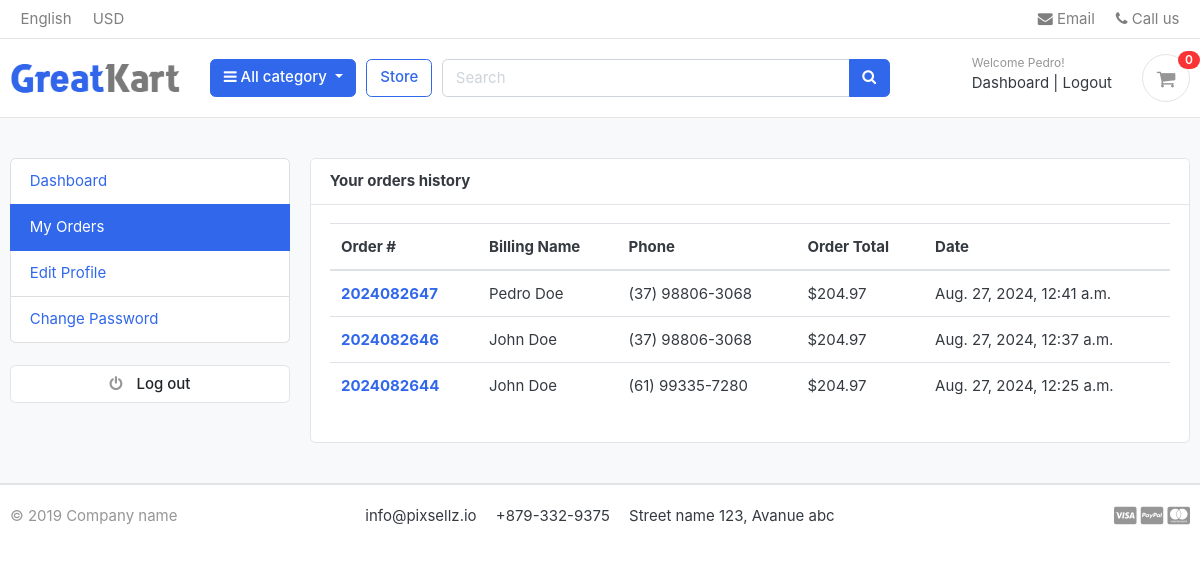
The app's page /accounts/my_orders/ (signed in), older data.
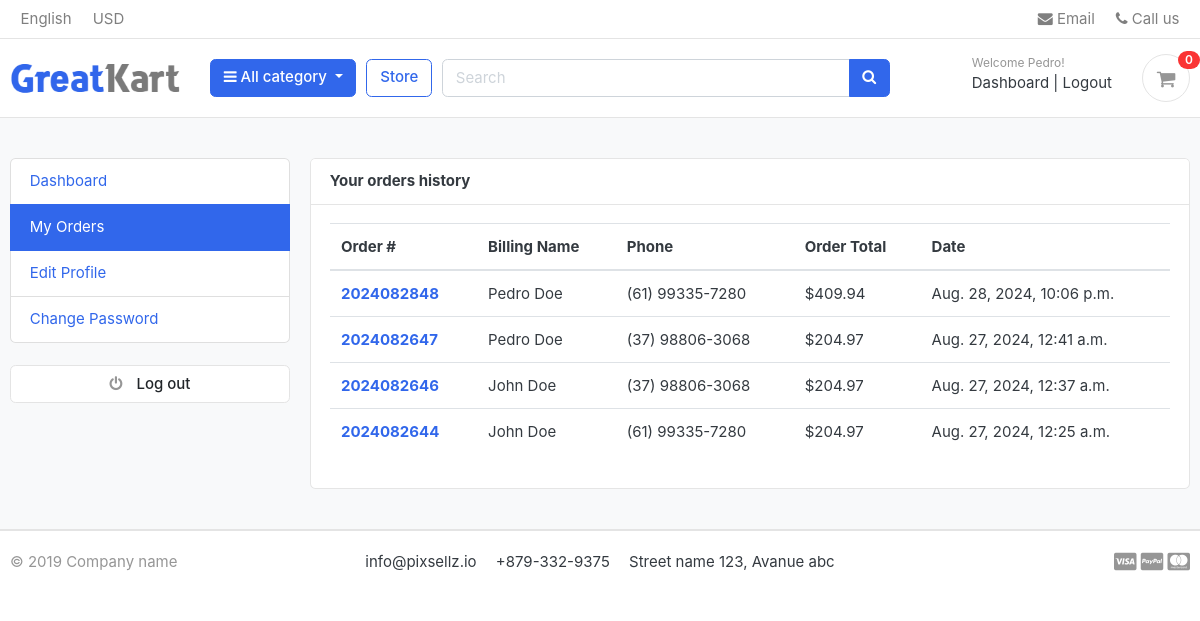
The same page, newer data.
### accounts/models.py (models this page shows, shortened)
class Account(AbstractBaseUser):
    first_name = models.CharField(max_length=50)
    last_name = models.CharField(max_length=50)
    username = models.CharField(max_length=50, unique=True)
    email = models.EmailField(max_length=100, unique=True)
    phone_number = models.CharField(max_length=50)
    date_joined = models.DateTimeField(auto_now_add=True)
    last_login = models.DateTimeField(auto_now_add=True)
    is_admin = models.BooleanField(default=False)
    is_staff = models.BooleanField(default=False)
    is_active = models.BooleanField(default=False)
    is_superadmin = models.BooleanField(default=False)
    USERNAME_FIELD = 'email'
    REQUIRED_FIELDS = ['username', 'first_name', 'last_name']
    objects = MyAccountManager()

### orders/models.py (models this page shows, shortened)
class Order(models.Model):
    STATUS =(
        ('New', 'New'),
        ('Accepted', 'Accepted'),
        ('Completed', 'Completed'),
        ('Cancelled', 'Cancelled'),
    )
    user           = models.ForeignKey(Account, on_delete=models.SET_NULL, null=True)
    payment        = models.ForeignKey(Payment, on_delete=models.SET_NULL, blank=True, null=True)
    order_number   = models.CharField(max_length=20)
    first_name     = models.CharField(max_length=50)
    last_name      = models.CharField(max_length=50)
    phone          = models.CharField(max_length=15)
    email          = models.EmailField(max_length=50)
    address_line_1 = models.CharField(max_length=50)
    address_line_2 = models.CharField(max_length=50, blank=True)
    country        = models.CharField(max_length=50)
    state          = models.CharField(max_length=50)
    city           = models.CharField(max_length=50)
    order_note     = models.CharField(max_length=100, blank=True)
    order_total    = models.FloatField()
    tax            = models.FloatField()
    status         = models.CharField(max_length=10, choices=STATUS, default='New')
    ip             = models.CharField(blank=True, max_length=20)
    is_ordered     = models.BooleanField(default=False)
    created_at     = models.DateTimeField(auto_now_add=True)
    updated_at     = models.DateTimeField(auto_now=True)
    def full_name(self):
        return f'{self.first_name} {self.last_name}'

### accounts/views.py (the view)
# urls.py: path('my_orders/', views.my_orders, name='my_orders'),
@login_required(login_url='login')
def my_orders(request):
    orders = Order.objects.filter(user=request.user, is_ordered=True).order_by('-created_at')
    context = {
        'orders': orders
    }
    return render(request, 'accounts/my_orders.html', context)

### carts/context_processors.py (called while the page is built)
def counter(request):
    cart_count = 0
    if 'admin' in request.path:
        return {}
    else:
        try:
            cart = Cart.objects.filter(cart_id=_cart_id(request))
            if request.user.is_authenticated:
                cart_items = CartItem.objects.all().filter(user=request.user)
            else:
                cart_items = CartItem.objects.all().filter(cart=cart[:1])
            for cart_item in cart_items:
                cart_count += cart_item.quantity
        except Cart.DoesNotExist:
            cart_count = 0
    return dict(cart_count=cart_count)

### carts/views.py (called while the page is built)
def _cart_id(request):
    cart = request.session.session_key
    if not cart:
        cart = request.session.create()
    return cart

### category/context_processors.py (called while the page is built)
def menu_links(request):
    links = Category.objects.all()
    return dict(links=links)

### category/models.py (called while the page is built)
    def get_url(self):
        return reverse('store:products_by_category', args=[self.slug])

### templates/accounts/my_orders.html (shortened to what this page needs)
{% extends "base.html" %}
{% block content %}
<section class="section-conten padding-y bg">
    <div class="container">
        <div class="row">
            {% include "includes/dashboard_sidebar.html" %}
            <main class="col-md-9">
                <article class="card">
                    <header class="card-header">
                        <strong class="d-inline-block mr-3"> Your orders history </strong>
                    </header>
                    <div class="card-body">
                        <div class="row">
                            <div class="col-md-12">
                                <table class="table table-hover">
                                    <thead>
                                      <tr>
                                        <th scope="col">Order #</th>
                                        <th scope="col">Billing Name</th>
                                        <th scope="col">Phone</th>
                                        <th scope="col">Order Total</th>
                                        <th scope="col">Date</th>
                                      </tr>
                                    </thead>
                                    <tbody>
                                        {% for order in orders %}
                                            <tr>
                                                <th scope="row"><a href="{% url 'order_detail' order.order_number %}">{{ order.order_number }}</a></th>
                                                <td>{{ order.full_name }}</td>
                                                <td>{{ order.phone }}</td>
                                                <td>${{ order.order_total }}</td>
                                                <td>{{ order.created_at }}</td>
                                            </tr>
                                        {% endfor %}
                                    </tbody>
                                  </table>
                            </div>
                        </div>
                    </div>
                </article>
            </main>
        </div>
    </div>
</section>
{% endblock content %}

### templates/base.html (shortened to what this page needs)
{% load static %}
<!DOCTYPE HTML>
<html lang="en">
<head>
    <link href="{% static 'css/bootstrap.css' %}" rel="stylesheet" type="text/css"/>
    <link href="{% static 'fonts/fontawesome/css/all.min.css' %}" type="text/css" rel="stylesheet">
    <link href="{% static 'css/ui.css' %}" rel="stylesheet" type="text/css"/>
    <link href="{% static 'css/responsive.css' %}" rel="stylesheet" media="only screen and (max-width: 1200px)" />
    <link href="{% static 'css/custom.css' %}" rel="stylesheet" type="text/css"/>
    <link rel="stylesheet" href="https://cdnjs.cloudflare.com/ajax/libs/font-awesome/4.7.0/css/font-awesome.min.css">
</head>
<body>
    {% include "includes/navbar.html" %}
    {% block content %}{% endblock content %}
    {% include "includes/footer.html" %}

### templates/includes/navbar.html (shortened to what this page needs)
{% load static %}
<header class="section-header">
    <nav class="navbar p-md-0 navbar-expand-sm navbar-light border-bottom">
        <div class="container">
            <div class="collapse navbar-collapse" id="navbarTop4">
                <ul class="navbar-nav mr-auto">
                    <li class="nav-item dropdown">
                        <a href="#" class="nav-link">   English </a>
                    </li>
                    <li class="nav-item dropdown">
                        <a href="#" class="nav-link"> USD </a>
                    </li>
                </ul>
                <ul class="navbar-nav">
                    <li><a href="#" class="nav-link"> <i class="fa fa-envelope"></i> Email </a></li>
                    <li><a href="#" class="nav-link"> <i class="fa fa-phone"></i> Call us </a></li>
                </ul>
            </div>
        </div>
    </nav>
    <section class="header-main border-bottom">
        <div class="container">
            <div class="row align-items-center">
                <div class="col-lg-2 col-md-3 col-6">
                    <a href="{% url 'home' %}" class="brand-wrap">
                        <img class="logo" src="{% static './images/logo.png' %}">
                    </a>
                </div>
                <div class="col-lg col-sm col-md col-6 flex-grow-0">
                    <div class="category-wrap dropdown d-inline-block float-right">
                        <button type="button" class="btn btn-primary dropdown-toggle" data-toggle="dropdown">
                            <i class="fa fa-bars"></i> All category
                        </button>
                    </div>
                </div>
                <a href="{% url 'store:store' %}" class="btn btn-outline-primary">Store</a>
                <div class="col-lg  col-md-6 col-sm-12 col">
                    <form action="{% url 'store:search' %}" class="search" method='GET'>
                        <div class="input-group w-100">
                            <input type="text" class="form-control" style="width:60%;" placeholder="Search" name="keyword" required>
                            <div class="input-group-append">
                            <button class="btn btn-primary" type="submit">
                                <i class="fa fa-search"></i>
                            </button>
                            </div>
                        </div>
                    </form>
                </div>
                <div class="col-lg-3 col-sm-6 col-8 order-2 order-lg-3">
                    <div class="d-flex justify-content-end mb-3 mb-lg-0">
                        {% if user.id is None %}
                            <div class="widget-header">
                                <small class="title text-muted">Welcome guest!</small>
                                <div>
                                    <a href="{% url 'login' %}">Sign in</a> <span class="dark-transp"> | </span>
                                    <a href="{% url 'register' %}"> Register</a>
                                </div>
                            </div>
                        {% else %}
                            <div class="widget-header">
                                <small class="title text-muted">Welcome {{ user.first_name }}!</small>
                                <div>
                                    <a href="{% url 'dashboard' %}">Dashboard</a> <span class="dark-transp"> | </span>
                                    <a href="{% url 'logout' %}"> Logout</a>
                                </div>
                            </div>
                        {% endif %}
                        <a href="{% url 'cart' %}" class="widget-header pl-3 ml-3">
                            <div class="icon icon-sm rounded-circle border"><i class="fa fa-shopping-cart"></i></div>
                            <span class="badge badge-pill badge-danger notify">{{ cart_count }}</span>
                        </a>
                    </div>
                </div>
            </div>
        </div>
    </section>
</header>

### templates/includes/dashboard_sidebar.html
<aside class="col-md-3">
    <ul class="list-group">
        <a class="list-group-item {% if '/accounts/' == request.path %} active {% endif %}" href="{% url 'dashboard' %}"> Dashboard </a>
        <a class="list-group-item {% if '/my_orders/' in request.path %} active {% endif %}" href="{% url 'my_orders' %}"> My Orders </a>
        <a class="list-group-item {% if '/edit_profile/' in request.path %} active {% endif %}" href="{% url 'edit_profile' %}"> Edit Profile </a>
        <a class="list-group-item {% if '/change_password/' in request.path %} active {% endif %}" href="{% url 'change_password' %}"> Change Password </a>
    </ul>
    <br>
    <a class="btn btn-light btn-block" href="{% url 'logout' %}"> <i class="fa fa-power-off"></i> <span class="text">Log out</span> </a>
</aside>

### templates/includes/footer.html (shortened to what this page needs)
<footer class="section-footer border-top">
	<div class="container">
		<section class="footer-bottom border-top row">
			<div class="col-md-2">
				<p class="text-muted"> &copy 2019 Company name </p>
			</div>
			<div class="col-md-8 text-md-center">
				<span  class="px-2">info@pixsellz.io</span>
				<span  class="px-2">+879-332-9375</span>
				<span  class="px-2">Street name 123, Avanue abc</span>
			</div>
			<div class="col-md-2 text-md-right text-muted">
				<i class="fab fa-lg fa-cc-visa"></i>
				<i class="fab fa-lg fa-cc-paypal"></i>
				<i class="fab fa-lg fa-cc-mastercard"></i>
			</div>
		</section>
	</div>
</footer>
</body>
</html>

### static/css/ui.css (style rules this page uses)
html { font-family: "Inter", sans-serif; font-size: 15px; }
.icon-xs, .icon-sm, .icon-md, .icon-lg { display: inline-block; text-align: center; flex-shrink: 0; flex-grow: 0; }
.icon-sm { width: 48px; height: 48px; line-height: 48px !important; font-size: 20px; }
.padding-y { padding-top: 40px; padding-bottom: 40px; }
article:after, .form-group:after { display: block; clear: both; content: ""; }
.bg { background-color: #f8f9fa; }
p:last-child { margin-bottom: 0; }
.header-main { position: relative; padding-top: 1rem; padding-bottom: 1rem; }
.brand-wrap .logo, .navbar-brand .logo { margin-right: 7px; max-height: 42px; display: inline-block; }
.widget-header { display: inline-block; vertical-align: middle; position: relative; }
.widget-header a { color: #343a40; }
.widget-header i { color: #969696; }
.widget-header .title { display: block; }
.widget-header .notify { position: absolute; top: -3px; right: -10px; }
.footer-bottom { padding-top: 20px; padding-bottom: 20px; }
.btn-light { background-color: #fff; border-color: #e4e4e4; }
.btn-light i { color: #969696; }
.btn i + .text { margin-left: 10px; }
.notify { position: absolute; top: -4px; right: -10px; display: inline-block; padding: 0.25em 0.6em; font-size: 12px; line-height: 1; text-align: center; border-radius: 3rem; color: #fff; background-color: #fa3434; }

Row changes from the older to the newer data that the page shows:
added Order: order_number "2024082848", full_name "Pedro Doe", phone "(61) 99335-7280", order_total "409.94", created_at "Aug. 28, 2024, 10:06 p.m."
